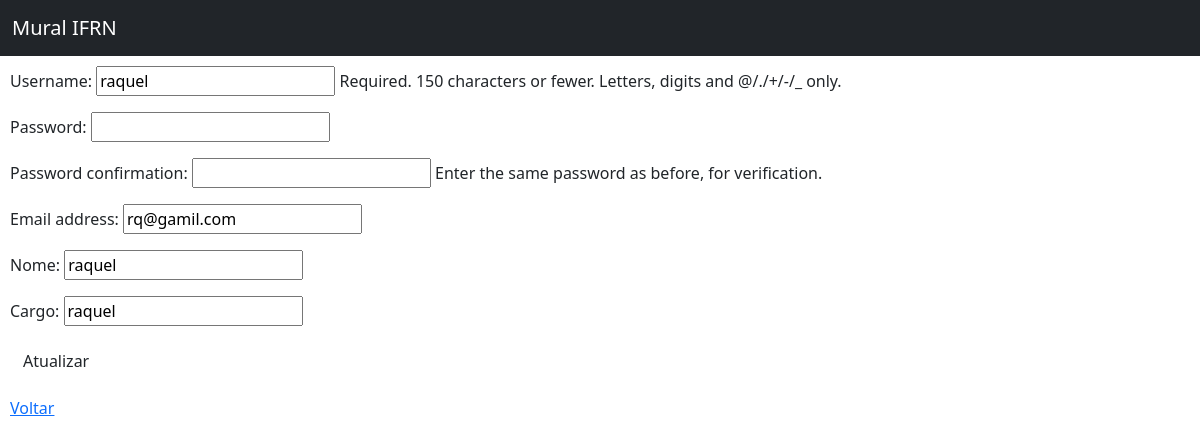
The app's page /atualizar_usuario/3 with its own data.
### core/models.py (models this page shows)
class Usuario(AbstractUser):
    nome = models.CharField('nome', max_length= 100)
    cargo = models.CharField('cargo', max_length=50)

### core/views.py (the view)
# urls.py: path('atualizar_usuario/<int:id>',atualizar_usuario,name='atualizar_usuario'),
def atualizar_usuario(request, id):
    meus_usuarios = Usuario.objects.get(id=id)
    form = UsuarioForm(request.POST or None, request.FILES or None, instance = meus_usuarios)
    if form.is_valid():
         form.save()
         return redirect('listar_usuario')
    contexto = {
        "form_usuario": form
    }
    return render(request, 'cruds/usuario_editar.html', contexto )

### core/forms.py
class UsuarioForm(UserCreationForm):
    class Meta:
        model = Usuario
        fields = ['username','password1','password2','email','nome','cargo']

### templates/cruds/usuario_editar.html (shortened to what this page needs)
{% load static %}
{% load widget_tweaks %}
<!DOCTYPE html>
<html lang="en">
<head>
    <link rel="stylesheet" type="text/css" href="estilo.css" />
    <link rel="stylesheet" type="text/css" href="{% static 'estilo.css' %}" media="screen" />
    <link rel="stylesheet" type="text/css" href="{% static 'forms.css' %}" media="screen" />
    <link href="https://cdn.jsdelivr.net/npm/bootstrap@5.2.2/dist/css/bootstrap.min.css" rel="stylesheet"
>
</head>
<body>
    <header>
        <header>
            <nav class="navbar navbar-dark bg-dark fixed-top">
                <div class="container-fluid">
                    <a class="navbar-brand" href="{%url 'home' %}">Mural IFRN</a>
            </nav>
        </header>
    </header>
    <h1>ATUALIZAR</h1>
    <form method="POST" action="{% url 'atualizar_usuario' usuario.id %}"  enctype="multipart/form-data">
        {{ form_usuario.as_p }}
        <p><input type="submit"  class="btn btn-verde" value="Atualizar"/></p>
        <p><a href="{% url 'usuario' %}" class="btn-voltar">Voltar</a></p>
    </form>
</body>
</html>

### static/estilo.css (style rules this page uses)
body { font-family: 'Times New Roman', Times, serif; margin-top: 80px; }

### static/forms.css (style rules this page uses)
body { text-align: center; font-family: Arial, Helvetica, sans-serif; padding: 10px; }
form { align-items: center; }

### records on screen
Usuario: username "raquel", email "rq@gamil.com", nome "raquel", cargo "raquel"
